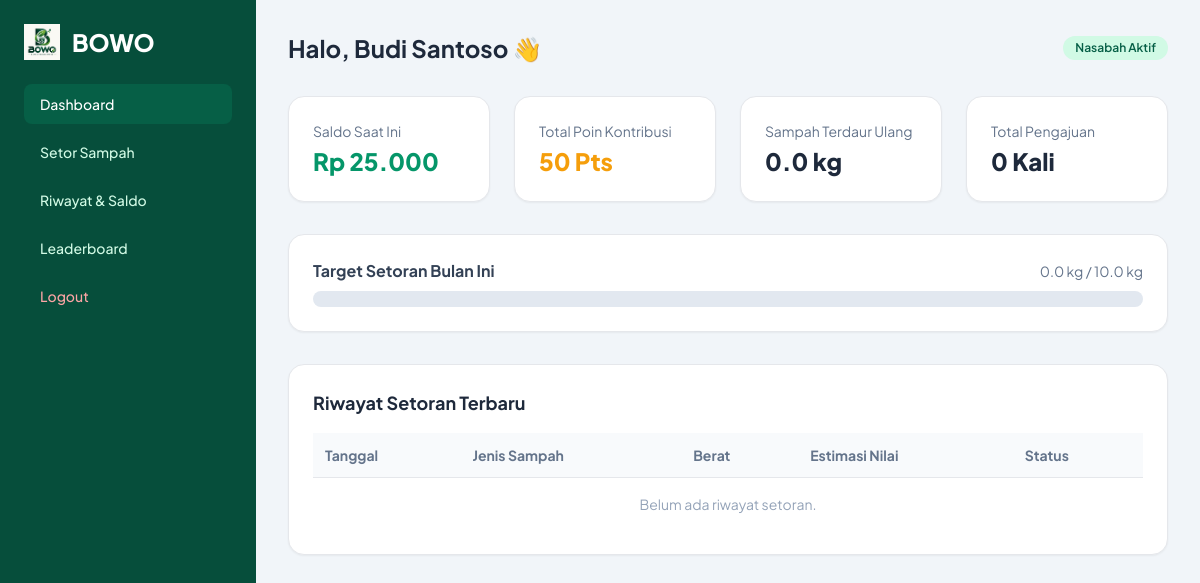
The page /user/dashboard.php (signed in) on the database its author committed.
### tables this page shows
CREATE TABLE `users` (
  `id` INT AUTO_INCREMENT PRIMARY KEY,
  `name` VARCHAR(100) NOT NULL,
  `username` VARCHAR(50) NOT NULL UNIQUE,
  `email` VARCHAR(100) NOT NULL UNIQUE,
  `phone` VARCHAR(20) NOT NULL,
  `address` TEXT NOT NULL,
  `password` VARCHAR(255) NOT NULL,
  `role` ENUM('admin', 'nasabah') DEFAULT 'nasabah',
  `balance` DECIMAL(12,2) DEFAULT 0.00,
  `points` INT DEFAULT 0,
  `status` ENUM('active', 'inactive') DEFAULT 'active',
  `created_at` TIMESTAMP DEFAULT CURRENT_TIMESTAMP
);

CREATE TABLE `targets` (
  `id` INT AUTO_INCREMENT PRIMARY KEY,
  `user_id` INT NOT NULL,
  `target_weight` DECIMAL(8,2) NOT NULL DEFAULT 10.00,
  `period` VARCHAR(20) DEFAULT 'Bulan Ini',
  `created_at` TIMESTAMP DEFAULT CURRENT_TIMESTAMP,
  CONSTRAINT `fk_targets_user` FOREIGN KEY (`user_id`) REFERENCES `users` (`id`) ON DELETE CASCADE
);

### config/functions.php (called while the page is built, shortened)
<?php
function formatRupiah($angka) {
    return "Rp " . number_format($angka, 0, ',', '.');
}

### user/dashboard.php (the view, shortened to what this page needs)
<?php
require_once '../config/functions.php';
$user_id = $_SESSION['user_id'];
$stmt = $pdo->prepare("SELECT * FROM users WHERE id = ?");
$stmt->execute([$user_id]);
$user = $stmt->fetch();
$stmt = $pdo->prepare("SELECT IFNULL(SUM(weight), 0) FROM deposits WHERE user_id = ? AND status = 'diverifikasi'");
$stmt->execute([$user_id]);
$total_weight = $stmt->fetchColumn();
$stmt = $pdo->prepare("SELECT COUNT(*) FROM deposits WHERE user_id = ?");
$stmt->execute([$user_id]);
$total_deposits = $stmt->fetchColumn();
$stmt = $pdo->prepare("SELECT * FROM targets WHERE user_id = ? ORDER BY id DESC LIMIT 1");
$stmt->execute([$user_id]);
$target = $stmt->fetch();
$target_weight = ($target && $target['target_weight'] > 0) ? (float)$target['target_weight'] : 10.0;
$stmt = $pdo->prepare("SELECT d.*, w.name AS waste_name FROM deposits d JOIN waste_types w ON d.waste_type_id = w.id WHERE d.user_id = ? ORDER BY d.id DESC LIMIT 5");
$stmt->execute([$user_id]);
$recent_deposits = $stmt->fetchAll();
?>
<!DOCTYPE html>
<html lang="id">
<head>
    <script src="https://cdn.tailwindcss.com"></script>
    <link rel="stylesheet" href="../assets/css/style.css">
</head>
<body class="bg-slate-100 text-slate-800 min-h-screen flex">
    <aside class="w-64 bg-emerald-900 text-emerald-100 flex flex-col p-6 space-y-6">
        <a href="dashboard.php" class="flex items-center gap-3">
            <img src="../assets/images/bowo.png" alt="BOWO Logo" class="h-9 w-auto">
            <span class="text-2xl font-black text-white">BOWO</span>
        </a>
        <nav class="flex-1 space-y-2 text-sm font-medium">
            <a href="dashboard.php" class="block py-2.5 px-4 bg-emerald-800 text-white rounded-lg">Dashboard</a>
            <a href="setor.php" class="block py-2.5 px-4 hover:bg-emerald-800 rounded-lg transition">Setor Sampah</a>
            <a href="riwayat.php" class="block py-2.5 px-4 hover:bg-emerald-800 rounded-lg transition">Riwayat & Saldo</a>
            <a href="../leaderboard.php" class="block py-2.5 px-4 hover:bg-emerald-800 rounded-lg transition">Leaderboard</a>
            <a href="../logout.php" class="block py-2.5 px-4 text-red-300 hover:bg-red-900/50 rounded-lg transition">Logout</a>
        </nav>
    </aside>
    <main class="flex-1 p-8">
        <div class="flex justify-between items-center mb-8">
            <h2 class="text-2xl font-bold">Halo, <?= htmlspecialchars($user['name']) ?> 👋</h2>
            <span class="bg-emerald-100 text-emerald-800 px-3 py-1 rounded-full text-xs font-semibold">Nasabah Aktif</span>
        </div>
        <div class="grid grid-cols-1 md:grid-cols-4 gap-6 mb-8">
            <div class="bg-white p-6 rounded-2xl shadow-sm border">
                <div class="text-slate-500 text-sm">Saldo Saat Ini</div>
                <div class="text-2xl font-black text-emerald-600 mt-1"><?= formatRupiah($user['balance']) ?></div>
            </div>
            <div class="bg-white p-6 rounded-2xl shadow-sm border">
                <div class="text-slate-500 text-sm">Total Poin Kontribusi</div>
                <div class="text-2xl font-black text-amber-500 mt-1"><?= number_format($user['points']) ?> Pts</div>
            </div>
            <div class="bg-white p-6 rounded-2xl shadow-sm border">
                <div class="text-slate-500 text-sm">Sampah Terdaur Ulang</div>
                <div class="text-2xl font-black text-slate-800 mt-1"><?= number_format($total_weight, 1) ?> kg</div>
            </div>
            <div class="bg-white p-6 rounded-2xl shadow-sm border">
                <div class="text-slate-500 text-sm">Total Pengajuan</div>
                <div class="text-2xl font-black text-slate-800 mt-1"><?= $total_deposits ?> Kali</div>
            </div>
        </div>
        <div class="bg-white p-6 rounded-2xl shadow-sm border mb-8">
            <div class="flex justify-between items-center mb-2">
                <h3 class="font-bold text-slate-700">Target Setoran Bulan Ini</h3>
                <span class="text-sm text-slate-500"><?= number_format($total_weight, 1) ?> kg / <?= number_format($target_weight, 1) ?> kg</span>
            </div>
            <div class="w-full bg-slate-200 rounded-full h-4 overflow-hidden">
            </div>
        </div>
        <div class="bg-white rounded-2xl shadow-sm border p-6">
            <h3 class="font-bold text-lg text-slate-800 mb-4">Riwayat Setoran Terbaru</h3>
            <div class="overflow-x-auto">
                <table class="w-full text-left text-sm">
                    <thead class="bg-slate-50 text-slate-500 border-b">
                        <tr>
                            <th class="p-3">Tanggal</th>
                            <th class="p-3">Jenis Sampah</th>
                            <th class="p-3">Berat</th>
                            <th class="p-3">Estimasi Nilai</th>
                            <th class="p-3">Status</th>
                        </tr>
                    </thead>
                    <tbody class="divide-y">
                        <?php if (empty($recent_deposits)): ?>
                            <tr><td colspan="5" class="p-4 text-center text-slate-400">Belum ada riwayat setoran.</td></tr>
                        <?php endif; ?>
                    </tbody>
                </table>
            </div>
        </div>
    </main>
</body>
</html>

### assets/css/style.css (style rules this page uses)
body { font-family: 'Plus Jakarta Sans', sans-serif; }

### rows shown on the page
users: name "Budi Santoso", balance "Rp 25.000", points "50"
targets: target_weight "10.0"

### other values the page prints
$total_weight "0.0"
$total_deposits "0"
